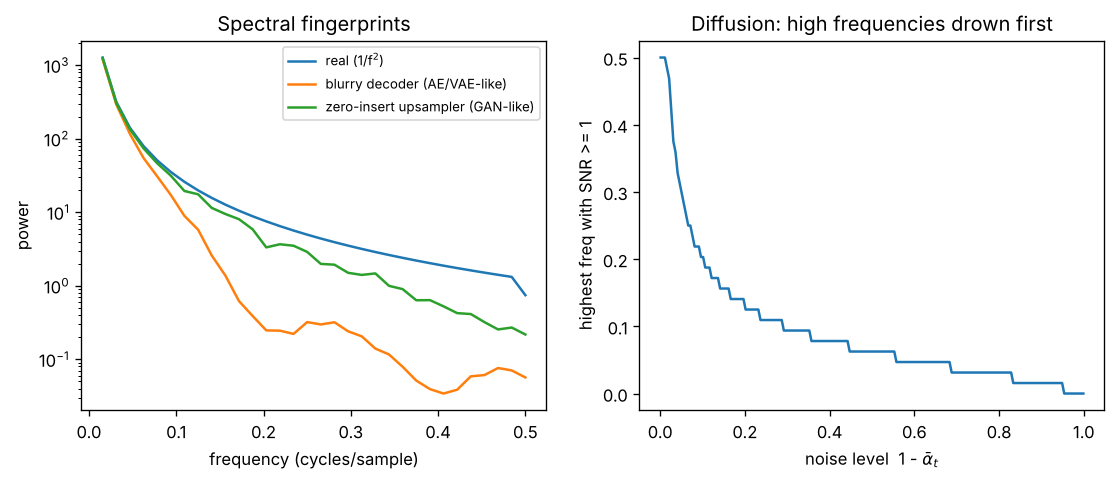

This chart was generated by the following Python code:
"""
Day 145 - Consolidation: the generative thread (AE -> VAE -> GAN -> diffusion) in the frequency domain.
Left : average power spectrum of 1/f-style "real" signals vs a blurry (MSE/VAE-like) reconstruction
       vs a zero-insertion upsampler (transposed-conv-like) that leaves a spectral replica.
Right: forward diffusion SNR per frequency -- high frequencies drown first (cut-off frequency vs t).
Synthetic, deterministic, nothing downloaded.
"""
import numpy as np
import matplotlib.pyplot as plt

np.random.seed(42)
N, B = 64, 40                                     # 64 samples per signal, 40 signals
f = np.fft.rfftfreq(N)                            # cycles/sample, 0 .. 0.5

def make_real():
    amp = 1.0 / np.maximum(np.arange(N // 2 + 1), 1)          # amplitude ~ 1/k  (power ~ 1/k^2)
    ph = np.exp(2j * np.pi * np.random.rand(N // 2 + 1))
    X = amp * ph; X[0] = 0; X[-1] = X[-1].real
    x = np.fft.irfft(X, n=N)
    return x / x.std()                            # unit variance, like normalised pixels

def psd(x):
    return np.mean(np.abs(np.fft.rfft(x, axis=-1)) ** 2, axis=0)

real = np.stack([make_real() for _ in range(B)])
blur = np.stack([np.convolve(x, np.ones(5) / 5, mode="same") for x in real])   # mean-seeking decoder ~ low-pass

def upsample(x):                                   # zero-insertion x2 then 3-tap kernel, like a transposed conv
    z = np.zeros(N); z[::2] = x[::2] * 2
    return np.convolve(z, [0.25, 0.5, 0.25], mode="same")

fake = np.stack([upsample(x) for x in real])

# forward diffusion: x_t = sqrt(ab) x0 + sqrt(1-ab) eps ; per-frequency SNR_k = ab*S_k / ((1-ab)*N)
S = psd(real)                                      # |FFT|^2 of white noise with var 1 is N per bin
ab = np.linspace(0.999, 0.001, 200)
snr = ab[:, None] * S[None, :] / ((1 - ab)[:, None] * N)
cut = np.array([f[1:][np.where(row >= 1)[0].max()] if (row >= 1).any() else 0.0 for row in snr[:, 1:]])

fig, ax = plt.subplots(1, 2, figsize=(11, 4))
ax[0].semilogy(f[1:], psd(real)[1:], label="real (1/f$^2$)")
ax[0].semilogy(f[1:], psd(blur)[1:], label="blurry decoder (AE/VAE-like)")
ax[0].semilogy(f[1:], psd(fake)[1:], label="zero-insert upsampler (GAN-like)")
ax[0].set_xlabel("frequency (cycles/sample)"); ax[0].set_ylabel("power"); ax[0].legend(fontsize=8)
ax[0].set_title("Spectral fingerprints")
ax[1].plot(1 - ab, cut)
ax[1].set_xlabel("noise level  1 - $\\bar\\alpha_t$"); ax[1].set_ylabel("highest freq with SNR >= 1")
ax[1].set_title("Diffusion: high frequencies drown first")
plt.savefig("graph_DAY_145.png", dpi=120, bbox_inches="tight")

k = np.argmin(np.abs(f - 0.4))
print("real/blur power ratio at f=0.4: %.1fx" % (psd(real)[k] / psd(blur)[k]))
print("upsampler/real power at f=0.4: %.2f / %.2f" % (psd(fake)[k], psd(real)[k]))
for a in (0.9, 0.5, 0.1, 0.01):
    i = np.argmin(np.abs(ab - a)); print("abar=%.2f  SNR>=1 up to f=%.3f" % (a, cut[i]))
